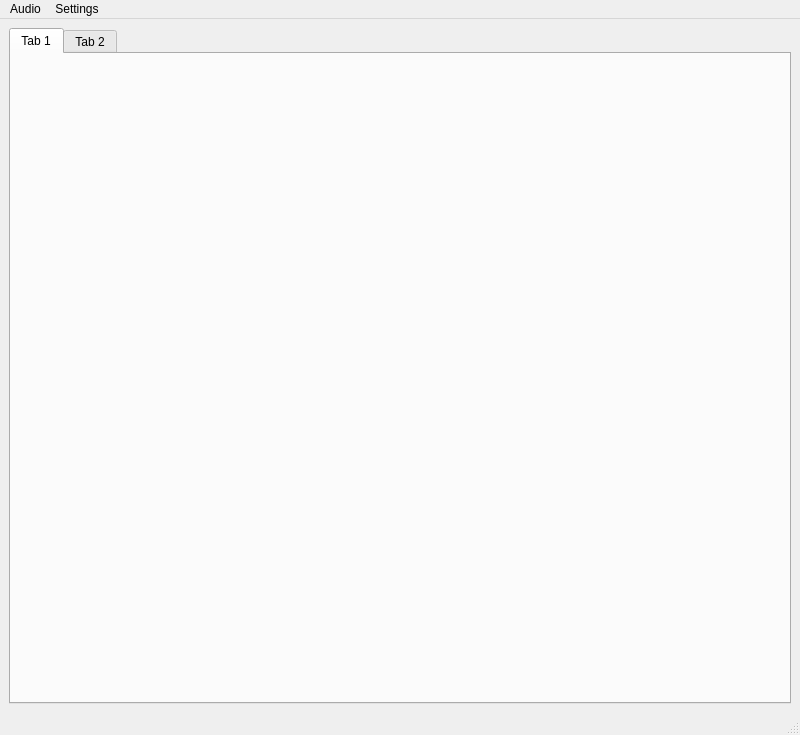
<?xml version="1.0" encoding="UTF-8"?>
<ui version="4.0">
 <class>MainWindow</class>
 <widget class="QMainWindow" name="MainWindow">
  <property name="geometry">
   <rect>
    <x>0</x>
    <y>0</y>
    <width>800</width>
    <height>735</height>
   </rect>
  </property>
  <property name="windowTitle">
   <string>MainWindow</string>
  </property>
  <widget class="QWidget" name="centralwidget">
   <layout class="QHBoxLayout" name="horizontalLayout_2">
    <item>
     <widget class="QTabWidget" name="tabWidget">
      <property name="currentIndex">
       <number>0</number>
      </property>
      <widget class="QWidget" name="Player">
       <attribute name="title">
        <string>Tab 1</string>
       </attribute>
       <layout class="QGridLayout" name="gridLayout_3"/>
      </widget>
      <widget class="QWidget" name="Record">
       <attribute name="title">
        <string>Tab 2</string>
       </attribute>
       <layout class="QGridLayout" name="gridLayout_8"/>
      </widget>
     </widget>
    </item>
   </layout>
  </widget>
  <widget class="QMenuBar" name="menubar">
   <property name="geometry">
    <rect>
     <x>0</x>
     <y>0</y>
     <width>800</width>
     <height>26</height>
    </rect>
   </property>
   <widget class="QMenu" name="menuAudio">
    <property name="title">
     <string>Audio</string>
    </property>
    <widget class="QMenu" name="menuConvert_to">
     <property name="title">
      <string>Convert to</string>
     </property>
     <addaction name="action_wav"/>
     <addaction name="action_mp3"/>
    </widget>
    <addaction name="menuConvert_to"/>
    <addaction name="separator"/>
    <addaction name="actionShow_specter"/>
    <addaction name="actionShow_frequency"/>
   </widget>
   <widget class="QMenu" name="menuSettings">
    <property name="title">
     <string>Settings</string>
    </property>
    <addaction name="actionStyle"/>
   </widget>
   <addaction name="menuAudio"/>
   <addaction name="menuSettings"/>
  </widget>
  <widget class="QStatusBar" name="statusbar"/>
  <action name="action_wav">
   <property name="text">
    <string>.wav</string>
   </property>
  </action>
  <action name="actionShow_specter">
   <property name="text">
    <string>Show specter</string>
   </property>
  </action>
  <action name="actionShow_frequency">
   <property name="text">
    <string>Show frequency</string>
   </property>
  </action>
  <action name="actionStyle">
   <property name="text">
    <string>Style</string>
   </property>
  </action>
  <action name="action_mp3">
   <property name="text">
    <string>.mp3</string>
   </property>
  </action>
 </widget>
 <resources/>
 <connections/>
</ui>
